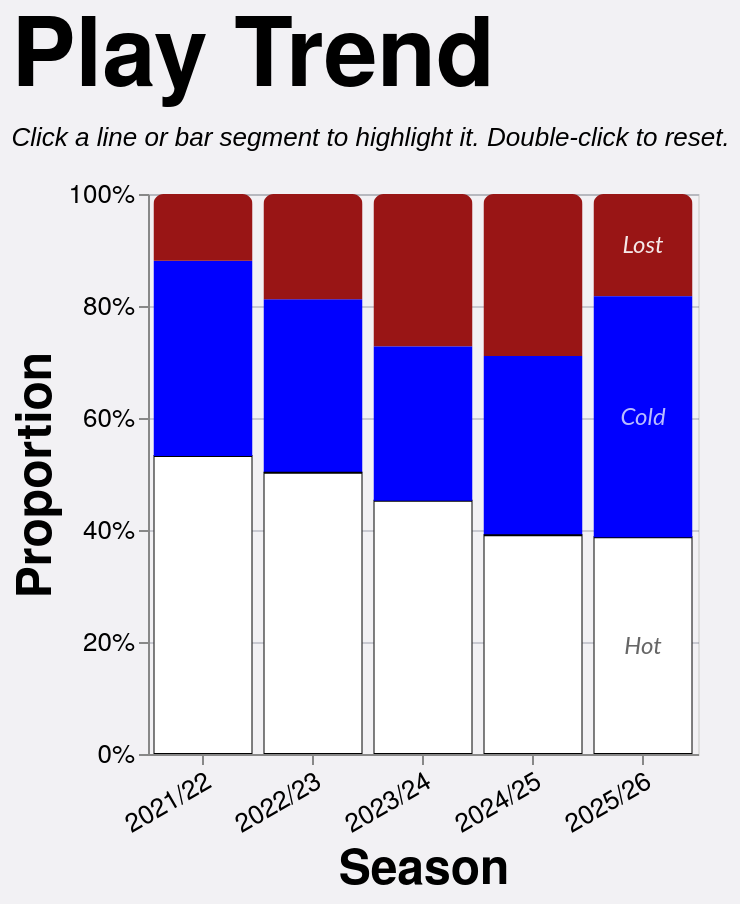

Write the Vega-Lite specification saved for this chart.
### Vega-Lite specification from a JSON file in a GitHub repository (floating-point values rounded to 4 significant figures; data arrays with more than 128 entries replaced by an {"elided": "..."} marker saying what was removed)
{"config": {"axis": {"labelFont": "PT Sans Narrow, Helvetica Neue, Helvetica, Arial, sans-serif", "titleFont": "PT Sans Narrow, Helvetica Neue, Helvetica, Arial, sans-serif", "labelFontSize": 13, "titleFontSize": 24, "gridColor": "#202947", "gridOpacity": 0.2, "zindex": 1}, "text": {"font": "Lato, sans-serif"}, "bar": {"cornerRadiusEnd": 5}, "header": {"labelFont": "PT Sans Narrow, Helvetica Neue, Helvetica, Arial, sans-serif", "titleFont": "PT Sans Narrow, Helvetica Neue, Helvetica, Arial, sans-serif", "labelFontSize": 24, "titleFontSize": 28, "labelFontWeight": "bold", "orient": "left"}, "legend": {"labelFont": "PT Sans Narrow, Helvetica Neue, Helvetica, Arial, sans-serif", "titleFont": "PT Sans Narrow, Helvetica Neue, Helvetica, Arial, sans-serif", "labelFontSize": 14, "titleFontSize": 16, "titlePadding": 5, "fillColor": "white", "strokeColor": "black", "padding": 10, "titleFontWeight": "lighter", "titleFontStyle": "italic", "titleColor": "gray", "offset": 10}, "title": {"font": "PT Sans Narrow, Helvetica Neue, Helvetica, Arial, sans-serif", "fontSize": 48, "fontWeight": "bold", "anchor": "start", "align": "center", "titlePadding": 20, "subtitlePadding": 10, "subtitleFontSize": 13, "subtitleColor": "", "subtitleFontStyle": "italic", "offset": 15, "color": "black"}, "axisX": {"labelAngle": 0}, "facet": {"title": null, "header": null, "align": {"row": "each", "column": "each"}}, "resolve": {"scale": {"y": "independent", "facet": "independent"}}, "background": "#f2f1f4", "scale": {"offsetBandPaddingOuter": 0.2, "offsetBandPaddingInner": 0.1}}, "layer": [{"mark": {"type": "bar", "opacity": 0.85}, "encoding": {"color": {"field": "play", "legend": null, "scale": {"domain": ["Hot", "Cold", "Lost"], "range": ["white", "blue", "#991515"]}, "sort": ["Hot", "Cold", "Lost"], "type": "nominal"}, "opacity": {"condition": {"param": "param_14", "value": 1.0, "empty": true}, "value": 0.2}, "order": {"field": "stack_order", "sort": "ascending", "type": "quantitative"}, "stroke": {"field": "play", "legend": null, "scale": {"domain": ["Hot", "Cold", "Lost"], "range": ["black", "transparent", "transparent"]}, "type": "nominal"}, "tooltip": [{"field": "season", "title": "Season", "type": "nominal"}, {"field": "play", "title": "Play", "type": "nominal"}, {"field": "attempts", "format": ",.0f", "title": "Attempts", "type": "quantitative"}], "x": {"axis": {"labelAngle": -30}, "field": "season", "sort": ["2021/22", "2022/23", "2023/24", "2024/25", "2025/26"], "title": "Season", "type": "nominal"}, "y": {"axis": {"format": "%", "orient": "left"}, "field": "attempts", "stack": "normalize", "title": "Proportion", "type": "quantitative"}}, "name": "view_13", "transform": [{"filter": "(loSquad == 'All' || datum.squad == loSquad) && (loGameType == 'All' || (loGameType == 'League + Cup' && (datum.game_type == 'League' || datum.game_type == 'Cup')) || (loGameType == 'League only' && datum.game_type == 'League') || datum.game_type == loGameType) && (loThrower == 'All' || datum.thrower == loThrower) && (loJumper == 'All' || datum.jumper == loJumper) && (loArea == 'All' || datum.area == loArea) && (loNumbers == 'All' || datum.numbers == loNumbers)"}, {"aggregate": [{"op": "count", "as": "attempts"}, {"op": "sum", "field": "won", "as": "won"}], "groupby": ["season", "play"]}, {"calculate": "datum.play == 'Hot' ? 0 : datum.play == 'Cold' ? 1 : datum.play == 'Lost' ? 2 : 999", "as": "stack_order"}]}, {"mark": {"type": "text", "align": "center", "baseline": "middle", "fontSize": 12, "fontStyle": "italic"}, "encoding": {"color": {"field": "text_label_color", "legend": null, "scale": null, "type": "nominal"}, "opacity": {"condition": {"param": "param_14", "value": 0.9, "empty": true}, "value": 0.3}, "text": {"field": "play", "type": "nominal"}, "x": {"axis": {"labelAngle": -30}, "field": "season", "sort": ["2021/22", "2022/23", "2023/24", "2024/25", "2025/26"], "title": "Season", "type": "nominal"}, "y": {"field": "mid_y", "scale": {"domain": [0, 1]}, "type": "quantitative"}}, "transform": [{"filter": "(loSquad == 'All' || datum.squad == loSquad) && (loGameType == 'All' || (loGameType == 'League + Cup' && (datum.game_type == 'League' || datum.game_type == 'Cup')) || (loGameType == 'League only' && datum.game_type == 'League') || datum.game_type == loGameType) && (loThrower == 'All' || datum.thrower == loThrower) && (loJumper == 'All' || datum.jumper == loJumper) && (loArea == 'All' || datum.area == loArea) && (loNumbers == 'All' || datum.numbers == loNumbers)"}, {"aggregate": [{"op": "count", "as": "attempts"}, {"op": "sum", "field": "won", "as": "won"}], "groupby": ["season", "play"]}, {"calculate": "datum.play == 'Hot' ? 0 : datum.play == 'Cold' ? 1 : datum.play == 'Lost' ? 2 : 999", "as": "stack_order"}, {"joinaggregate": [{"op": "sum", "field": "attempts", "as": "season_total"}], "groupby": ["season"]}, {"calculate": "datum.attempts / datum.season_total", "as": "proportion"}, {"window": [{"op": "sum", "field": "proportion", "as": "cum_prop"}], "frame": [null, 0], "groupby": ["season"], "sort": [{"field": "stack_order", "order": "ascending"}]}, {"calculate": "datum.cum_prop - datum.proportion / 2", "as": "mid_y"}, {"calculate": "datum.play == 'Hot' ? '#555555' : datum.play == 'Cold' ? '#ccd0ff' : datum.play == 'Lost' ? 'white' : 'black'", "as": "text_label_color"}, {"calculate": "toNumber(split(datum.season, '/')[0])", "as": "season_order_num"}, {"window": [{"op": "row_number", "field": "", "as": "season_rank"}], "groupby": ["play"], "sort": [{"field": "season_order_num", "order": "descending"}]}, {"filter": "datum.season_rank == 1"}]}], "data": {"name": "data-f7c6b6f226cdd54b9e78e763f6bca2e7"}, "height": 280, "params": [{"name": "loSquad", "value": "All"}, {"name": "loSeason", "value": "All"}, {"name": "loGameType", "value": "All"}, {"name": "loThrower", "value": "All"}, {"name": "loJumper", "value": "All"}, {"name": "loArea", "value": "All"}, {"name": "loNumbers", "value": "All"}, {"name": "param_14", "select": {"type": "point", "clear": "dblclick", "fields": ["play"], "on": "click"}, "views": ["view_13"]}], "title": {"text": "Play Trend", "subtitle": "Click a line or bar segment to highlight it. Double-click to reset."}, "width": {"step": 55}, "$schema": "https://vega.github.io/schema/vega-lite/v5.20.1.json", "datasets": {"data-f7c6b6f226cdd54b9e78e763f6bca2e7": {"elided": "1260 records"}}}
